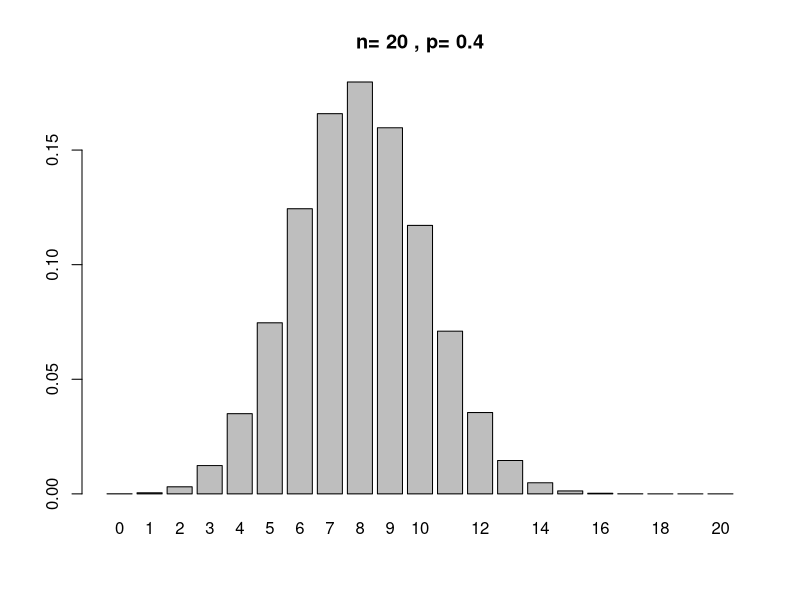

This figure's R source:
#Section 3.1
#Section 3.2 

binom.test(8,20,0.5)

dbinom(8,20,0.4)

n<-20
p<-0.4
x<-c(0:n)
y<-array(dbinom(x,n,p))
dimnames(y)<-list(freq=x)
barplot(y,main=paste("n=",n,", p=",p))

rbinom(5,20,0.4)

set.seed(1)
rbinom(5,20,0.4)

n <- 20
x <- 8
p <- x / n
sd <- sqrt(x * (n - x)/n ) / n
c(p - 1.96 * sd, p + 1.96 * sd)

dbinom(405,765,0.5)

dbinom(405,765,0.4)

binom.test(34537,67150,0.5)

#Section 3.3

p <- c(0.382, 0.219, 0.305, 0.094)
x <- c(39, 16, 27, 15)
dmultinom(x, prob = p)

binom.test(39, 97)

# Goodness of fit

x <- c(62, 52, 53, 38, 46, 49)
p0 <- c(1/6, 1/6, 1/6, 1/6, 1/6, 1/6)
chisq.test(x, p = p0)

